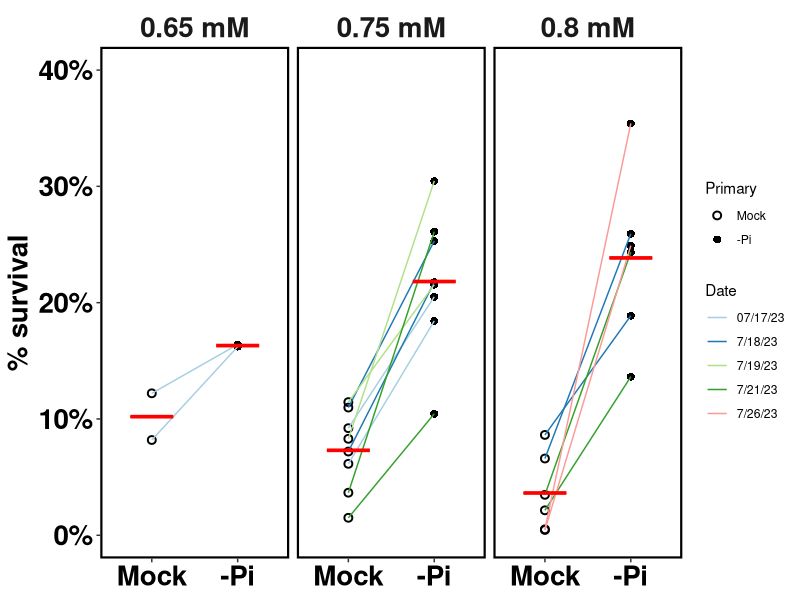

Generate this figure with R: (Note: this script raises an error after producing the figure.)
## ---- chunk 1
library(tidyverse)
require(cowplot)
require(broom)
raw <- read.table("../Input/tert-butanol.tsv", sep="\t", header=TRUE)
 summary(raw)
## ---- chunk 2
tmp <-  raw %>%
  mutate(
    scaled = Count * Dilutions * 1e-2
  ) %>% 
  # remove uninformative columns. only one H2O2 conc used for each species
  select(-Len_1, -Len_2)
dat.f3 <- tmp %>% 
  # group by primary to calculate r (MO/MM) or r' (PO/PM)
  separate(Group, into = c("Primary", "Secondary"), sep = 1) %>% 
  group_by(Date, Strain, Primary) %>% 
  mutate(scaled_M = scaled[Secondary == "M"],
         r = num(scaled / scaled[Secondary == "M"], digits = 3)) %>% 
  dplyr::filter(Secondary != "M") %>%
  #pivot_wider(id_cols = c(Date, Strain, Species, H2O2), 
  #names_from = Primary, values_from = r, names_prefix = "r") %>% 
  #mutate(ASR_score = rP / rM) %>%
  mutate(Label = paste(Species, tBOOH, sep = "_"))
print(dat.f3 %>% arrange(tBOOH))
#write_tsv(dat.f3, file = "/space/htang5/Downloads/Thesis/Chapter 3-ASR Secondary/output/tertbutanolASR-Calculated.tsv")
## ---- chunk 3
dat.f3 %>% 
  mutate( Primary = factor(Primary, levels = c("M", "P"), 
                     labels = c("Mock", "-Pi")),
          tBOOH = paste(tBOOH, " mM", sep = "")
  ) %>%
  dplyr::filter(tBOOH %in% c("0.65 mM", "0.75 mM", "0.8 mM")) %>% 
  ggplot(aes(x = Primary, y = r)) + 
  geom_point(aes(shape = Primary), stroke = 1, size = 2, 
             position = position_dodge(0.9)) +
  geom_line(aes(group = Date, color = str_sub(Date, 1, -2))) +
  stat_summary(aes(group = Primary), position = position_dodge(0.9),
               fun = mean, fun.max = mean, fun.min = mean,
               geom = "crossbar", color = "red", width = 0.5) +
  facet_wrap(~ tBOOH, nrow = 1, scales = "free_x") +
  scale_shape_manual(values = c("Mock" = 1, "-Pi" = 16)) +
  scale_color_brewer("Date", type = "qual", palette = 3) +
  scale_y_continuous(limits = c(0, 0.4), labels = scales::percent) +
  xlab("Primary stress (45 min)") + ylab("% survival") +
  panel_border(color = "black", size = 1.5) +
  theme(axis.line = element_blank(),
        axis.title.x = element_blank(), 
        strip.background = element_blank(),
        panel.background = element_blank(),# Remove strip background
        axis.text.x = element_text(size = 20, face = "bold", color = "black"),  # Adjust size and face (bold)
        axis.text.y = element_text(size = 20, face = "bold", color = "black"),
        axis.title.y = element_text(size = 20, face = "bold")
  )+ 
  theme(strip.text = element_text(size = 20, face = "bold"))
#ggsave("../Output/20240224-tert-butanolASR-Plot.png")
## ---- chunk 4
dat.f3 %>% 
  mutate( Primary = factor(Primary, levels = c("M", "P"), 
                     labels = c("Mock", "-Pi")),
  ) %>%
  dplyr::filter(Species %in% c("Kl")) %>% 
  dplyr::filter(!(H2O2 %in% c("0.5 mM", "1 mM")))  %>%
  ggplot(aes(x = Primary, y = r)) + 
  geom_point(aes(shape = Primary), stroke = 1, size = 2, 
             position = position_dodge(0.9)) +
  stat_summary(aes(group = Primary), position = position_dodge(0.9),
               fun = mean, fun.max = mean, fun.min = mean,
               geom = "crossbar", color = "red", width = 0.5) +
  facet_wrap(~ Species + H2O2, nrow = 1, scales = "free_x") +
  scale_shape_manual(values = c("Mock" = 1, "-Pi" = 16)) +
  scale_y_continuous(limits = c(0, 0.4), labels = scales::percent) +
  xlab("Primary stress (45 min)") + ylab("% survival") +
  panel_border(color = "black", size = 1.5) +
  theme(axis.line = element_blank(),
        axis.title.x = element_blank(), 
        strip.background = element_blank(),
        panel.background = element_blank(),
        axis.text.x = element_text(size = 12, face = "bold", color = "black"),  # Adjust size and face (bold)
        axis.text.y = element_text(size = 12, face = "bold", color = "black"),
        axis.title.y = element_text(size = 12, face = "bold")
        )+ 
  theme(strip.text = element_text(size = 14, face = "bold")) 
ggsave("/space/htang5/Downloads/Thesis/Chapter 2-ASR Species/Output/20240125-KlASR-Basal-Plot.png")
## ---- chunk 5
tmp1 <- dat.f3 %>% 
  filter(Secondary != "M") %>%
  pivot_wider(id_cols = c(Date, Strain, Species, tBOOH), 
              names_from = Primary, values_from = r, names_prefix = "r") %>% 
  mutate(ASR_score = rP / rM)
print(tmp1 %>% arrange(tBOOH))
#write_tsv(tmp1, file = "/space/htang5/Downloads/KlASR-Ch2-ASRScore.tsv")
## ---- chunk 6
tmp2 <- tmp1 %>% 
  dplyr::filter(tBOOH %in% c("0.75"))
x <- Hmisc::smean.cl.boot(tmp2$ASR_score)
sprintf("ASR_score mean = %.2f, 95%% CI by bootstrap = [%.2f, %.2f]", x[1], x[2], x[3])

with(tmp2, t.test(as.numeric(rP), as.numeric(rM), paired = TRUE, alternative = "g"))

with(tmp2, wilcox.test(rP, rM, paired = TRUE, alternative = "g"))
## ---- chunk 7
tmp2 <- tmp1 %>% 
  dplyr::filter(tBOOH %in% c("0.8"))
x <- Hmisc::smean.cl.boot(tmp2$ASR_score)
sprintf("ASR_score mean = %.2f, 95%% CI by bootstrap = [%.2f, %.2f]", x[1], x[2], x[3])

with(tmp2, t.test(as.numeric(rP), as.numeric(rM), paired = TRUE, alternative = "g"))

with(tmp2, wilcox.test(rP, rM, paired = TRUE, alternative = "g"))
## ---- chunk 8
tmp2 <- tmp1 %>% 
  dplyr::filter(Species %in% c("Kl"))
x <- Hmisc::smean.cl.boot(tmp2$ASR_score)
sprintf("ASR_score mean = %.2f, 95%% CI by bootstrap = [%.2f, %.2f]", x[1], x[2], x[3])

with(tmp2, t.test(as.numeric(rP), as.numeric(rM), paired = TRUE, alternative = "g"))

with(tmp2, wilcox.test(rP, rM, paired = TRUE, alternative = "g"))
## ---- chunk 9
tmp2 <- tmp1 %>% 
  dplyr::filter(Species %in% c("Cg"))
x <- Hmisc::smean.cl.boot(tmp2$ASR_score)
sprintf("ASR_score mean = %.2f, 95%% CI by bootstrap = [%.2f, %.2f]", x[1], x[2], x[3])

with(tmp2, t.test(as.numeric(rP), as.numeric(rM), paired = TRUE, alternative = "g"))

with(tmp2, wilcox.test(rP, rM, paired = TRUE, alternative = "g"))
